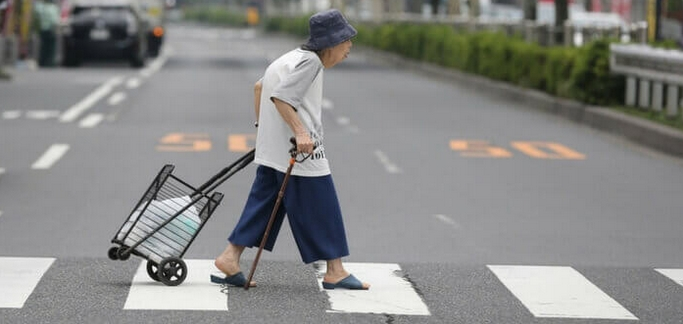
#> input picture CaptionGenerator_and_FaceRecognition/CaptionGenerator_and_FaceRecognition/testImages/test1.jpg, 683 x 324 px
$ jupyter execute --allow-errors faceRecognision_and_CaptionGeneration.ipynb   (text cells are left out)
#> lines starting #> are read from the running program, lines starting #| are printed output that depends on the picture
[cell 1]
from transformers import VisionEncoderDecoderModel, ViTFeatureExtractor, AutoTokenizer
import torch
from PIL import Image

[cell 2]
modelAddress = "myModel/snapshots/dc68f91c06a1ba6f15268e5b9c13ae7a7c514084/"

#> (a cell that did not finish here is left out)

#> (a cell that did not finish here is left out)

#> (a cell that did not finish here is left out)

[cell 6]
max_length = 16
num_beams = 4

gen_kwargs = {"max_length": max_length, "num_beams": num_beams}

[cell 7]
def predict_step(imagePath):
#> called with imagePath = 'testImages/test1.jpg'
    image = Image.open(imagePath)
#> image is the input picture: PIL image 683x324 RGB; mean R, G, B 135.8, 136, 133.9
    if image.mode != "RGB":
        image = image.convert("RGB")

    pixelValue = feature_extractor(images=image, return_tensors="pt").pixel_values.to(device)

    outputId = model.generate(pixelValue, **gen_kwargs)

    pred = tokenizer.decode(outputId[0], skip_special_tokens=True)
    preds = pred.strip()

    return preds

#> (a cell that did not finish here is left out)

[cell 9]
# Import the required module for text
from gtts import gTTS # to speech conversion
import os # This module is imported so that we can play the converted audio

#> (a cell that did not finish here is left out)


[cell 11]
# Language in which you want to convert
language = 'en'

#> (a cell that did not finish here is left out)

[cell 13]
n = 8
#> (the rest of this cell did not finish here and is left out)


[cell 14]
# [9 lines left out: function faceConfidence, not called in this run]

[cell 15]
# [9 lines left out: function faceConfidence, not called in this run]


class faceRecognition:
    face_locations = []

    face_encodings = []
    face_names = []

    known_face_encodings = []
    known_face_names = []


    def __init__(self):
        self.encode_faces()


    def encode_faces(self):
        for image in os.listdir("faces"):
            face_image = face_recognition.load_image_file("faces/" + image)
            face_encoding = face_recognition.face_encodings(face_image)[0]

            self.known_face_encodings.append(face_encoding)
            self.known_face_names.append(image.split(".")[0])

    # [30 lines left out: function run_recognition, not called in this run]

#> (a cell that did not finish here is left out)

#> (a cell that did not finish here is left out)

[cell 18]
def predict(imagePath):
    preds = predict_step(imagePath)
#> call 4 of predict_step, with imagePath = 'testImages/test9.jpeg'
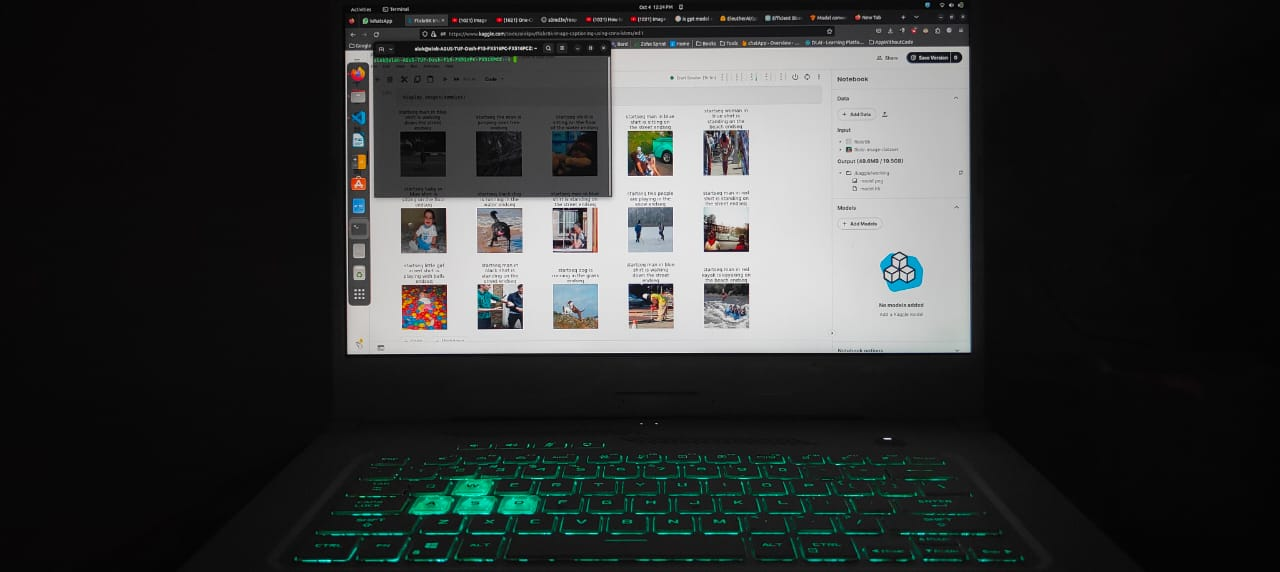
#> input picture CaptionGenerator_and_FaceRecognition/CaptionGenerator_and_FaceRecognition/testImages/test9.jpeg, 1280 x 572 px
#> in predict_step, image is the input picture: PIL image 1280x572 RGB; mean R, G, B 52.3, 54.7, 54.1
    person, confidence = fr.run_recognition(imagePath)

    print("\n")

    if confidence is None:
        print("Person : Unidentified")
    else:
        print("Person :", person)
        print("Confidence :", confidence)

    print("\n")

    print("Caption :", preds)

#> (a cell that did not finish here is left out)

[cell 20]
# prediction
def predictCaption(image):
    # image = Image.open(imagePath)
    image = Image.fromarray(image)
    if image.mode != "RGB":
        image = image.convert("RGB")

    pixelValue = feature_extractor(images=image, return_tensors="pt").pixel_values.to(device)

    outputId = model.generate(pixelValue, **gen_kwargs)

    pred = tokenizer.decode(outputId[0], skip_special_tokens=True)
    preds = pred.strip()


    # -- Face recognision


    return preds

[cell 21]
import cv2
import numpy as np

[cell 22]
# Initialize the webcam
try:
    cap = cv2.VideoCapture(0)

    frameCount = 0

    records = set()

    while True:
        # Read each frame from the webcam
        _, frame = cap.read()
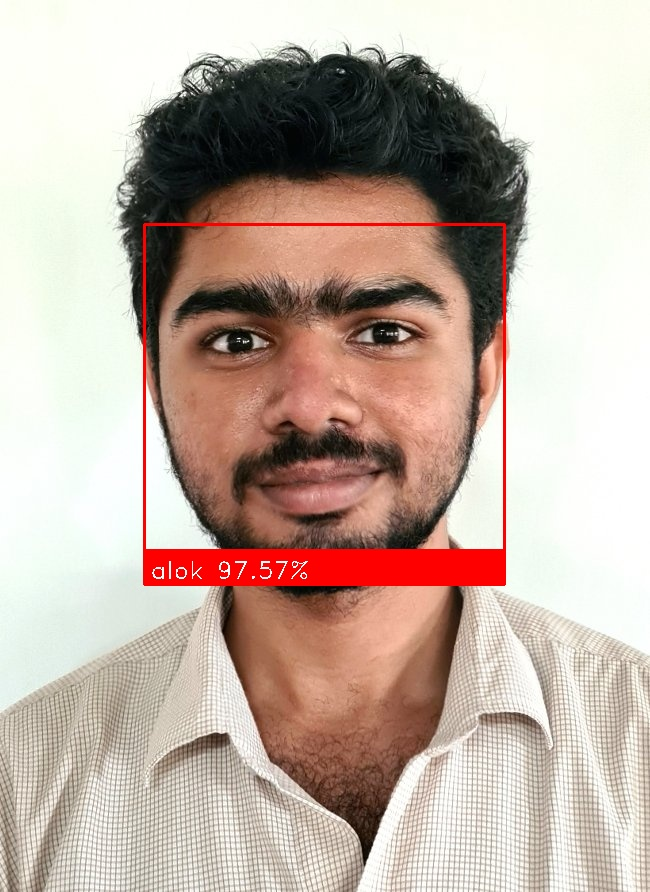
#> input picture CaptionGenerator_and_FaceRecognition/CaptionGenerator_and_FaceRecognition/testImages/cvOut.jpg, 650 x 892 px, given in place of the camera
#> frame is the input picture: shape (892, 650, 3); mean B, G, R 164.3, 175.4, 194.3

        x, y, c = frame.shape
#> x = 892; y = 650; c = 3

        # Flip the frame vertically
        # frame = cv2.flip(frame, 1)
        framergb = cv2.cvtColor(frame, cv2.COLOR_BGR2RGB)

        if frameCount % 10 == 0:
            className = predictCaption(framergb)
            records.add(className)


        # # show the prediction on the frame
        cv2.putText(frame, className, (10, 50), cv2.FONT_HERSHEY_SIMPLEX,
                    0.5, (0,0,255), 2, cv2.LINE_AA)

        # Show the final output
        cv2.imshow("Output", frame)


        if cv2.waitKey(1) == ord('q'): # Quits the program by breaking the loop
            break

        frameCount += 1
        frameCount %= 100

    # release the webcam and destroy all active windows
    cap.release()
    cv2.destroyAllWindows()

    recordFile = open("records.txt", "w")
    for i in records:
        recordFile.write(i + "\n")
    recordFile.close()

except Exception as e:
    cap.release()
    cv2.destroyAllWindows()
    print("An error occured !")
    print(e)


# To quit the program, press 'q'
